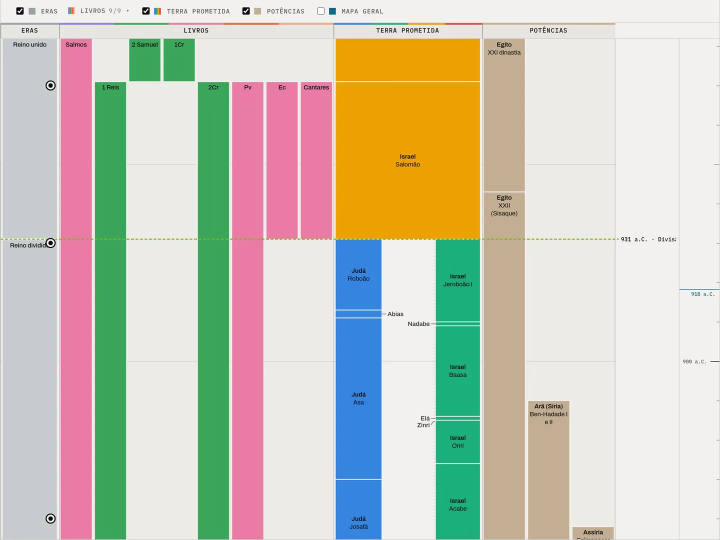
#> input picture frontend/inicio/previa-linha-claro.webp, 1440 x 1080 px, given in place of previa-linha-claro.webp.png, which was not available (shown at 1/2 size)
$ python texto_tess.py ../../../frontend/inicio/previa-linha-claro.webp
#> lines starting #> are read from the running program, lines starting #| are printed output that depends on the picture; after the words box and inside, x2 and y2 are one past the last pixel; in counts of white or black regions, pixels touching at a corner belong together; pictures that were not available may be replaced by others from this repository, and a replacement may not be noted
#> further down, im is the input picture: shape (1080, 1440, 3); mean B, G, R 184.6, 200.3, 202.9
import sys,json,numpy as np,cv2,subprocess,tempfile,os,time
V2='scripts/mapa-geral/.cache/v2/'
def camada(im):
    g=cv2.cvtColor(im,cv2.COLOR_BGR2GRAY)
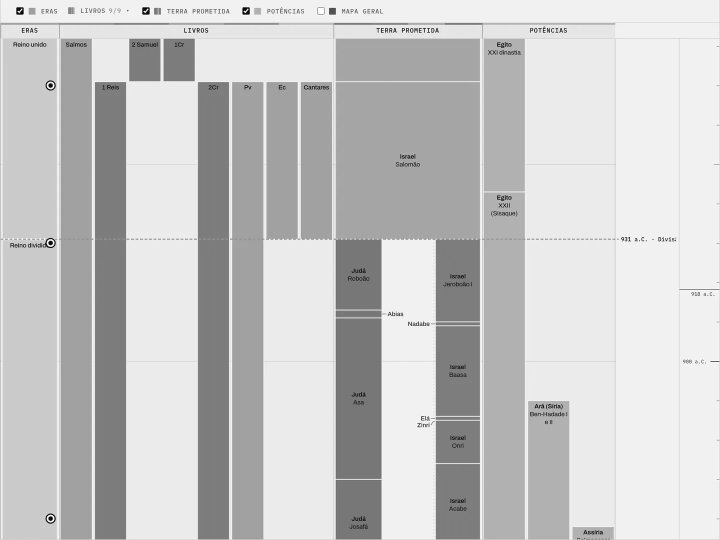
#> g: shape (1080, 1440) (shown at 1/2 size); min 0, max 255, mean 199.1
    k=cv2.getStructuringElement(cv2.MORPH_RECT,(15,15))
    bh=cv2.morphologyEx(g,cv2.MORPH_BLACKHAT,k); th=cv2.morphologyEx(g,cv2.MORPH_TOPHAT,k)
#> after `th = cv2.morphologyEx(g, cv2.MORPH_TOPHAT, k)`:
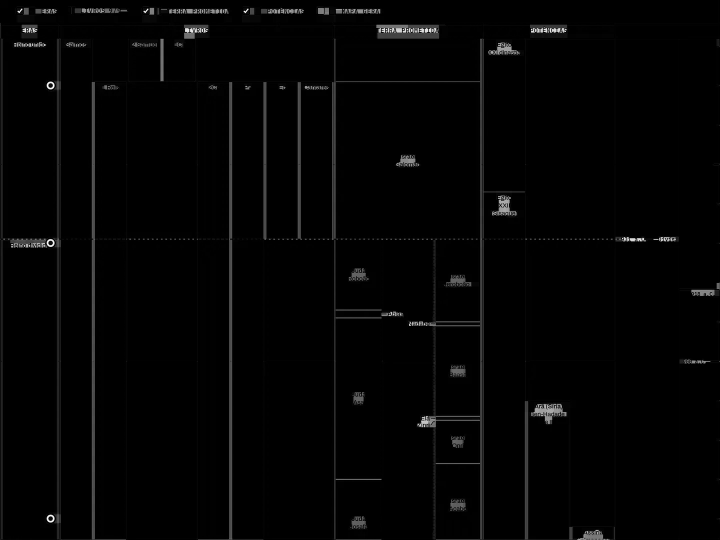
#> th: shape (1080, 1440) (shown at 1/2 size); min 0, max 255, mean 3.9
    tinta=np.zeros(g.shape,np.uint8)
    for m,cond in ((bh,g<=125),(th,g>=195)):
        b=((m>40)&cond).astype(np.uint8)
        n,lab,st,_=cv2.connectedComponentsWithStats(b,connectivity=8)
        keep=np.zeros(n,bool)
        for i in range(1,n):
            x,y,w,h,a=st[i]
            if 3<=h<=40 and w<=60 and a>=4 and a<=0.9*w*h+5: keep[i]=True
        # intensidade proporcional ao contraste (antialias preservada)
        tinta=np.maximum(tinta,np.where(keep[lab],np.clip(m.astype(int)*2,0,255),0).astype(np.uint8))
#> this loop made 2 passes
#> n on passes 1 to 2: 388, 544
#> pass 1, in camada, `b=((m>40)&cond).astype(np.uint8)`:
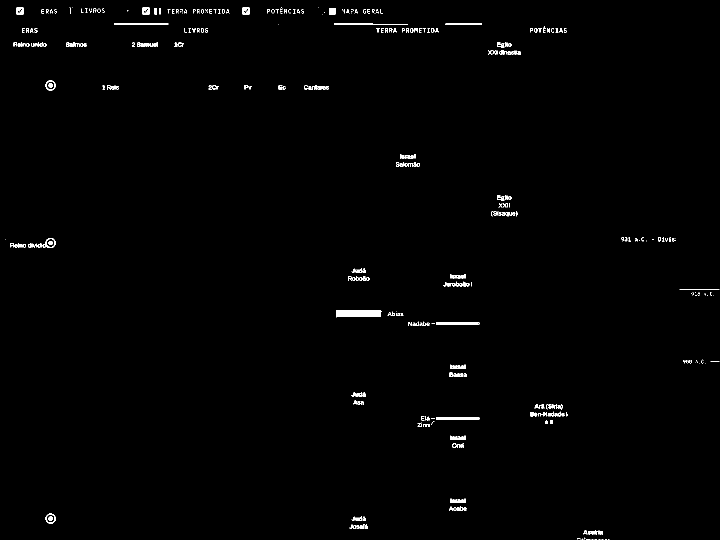
#> b: shape (1080, 1440) (shown at 1/2 size); values 0 (black) and 1 (white), 0.77% white in thin lines or dots
#> pass 1, in camada, `n,lab,st,_=cv2.connectedComponentsWithStats(b,connectivity=8)`:
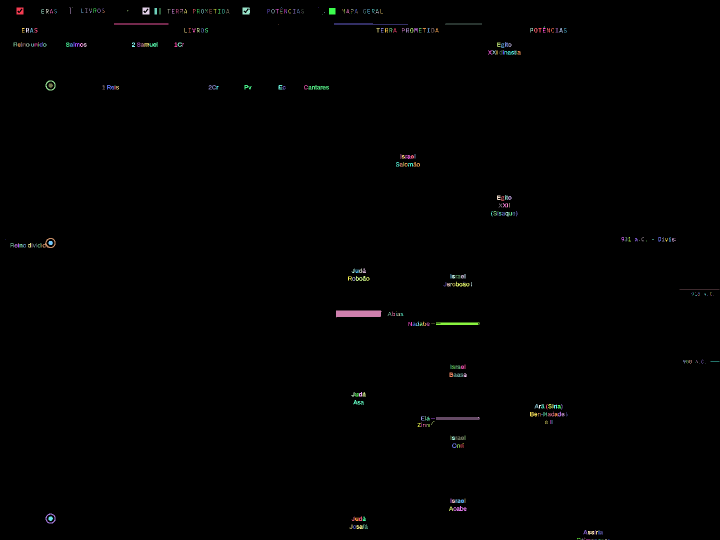
#> lab: shape (1080, 1440) int32 (shown at 1/2 size); 388 distinct labels, from 0 to 387; one colour per label, 0 black
#> pass 2, in camada, `b=((m>40)&cond).astype(np.uint8)`:
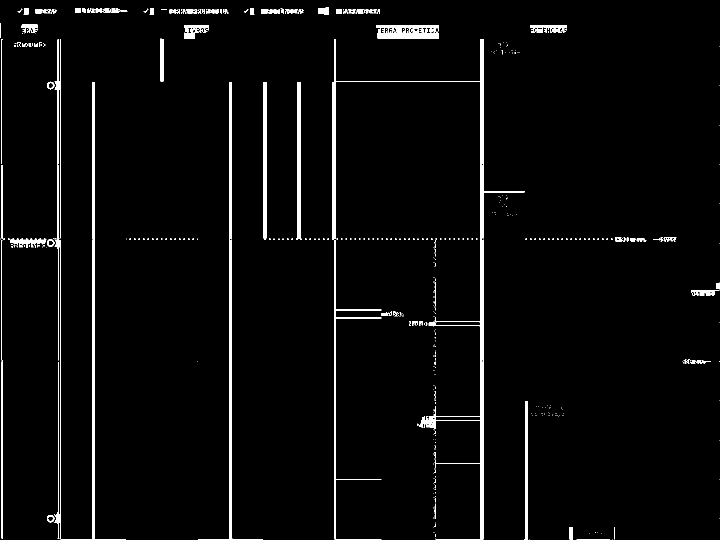
#> b: shape (1080, 1440) (shown at 1/2 size); values 0 (black) and 1 (white), 3% white; 543 white regions (440 under 20 px), largest, box (x1, y1, x2, y2) and area: (668, 78, 964, 1080) 6920, (122, 164, 252, 1080) 5612, (396, 164, 526, 1080) 5610
#> after the loop:
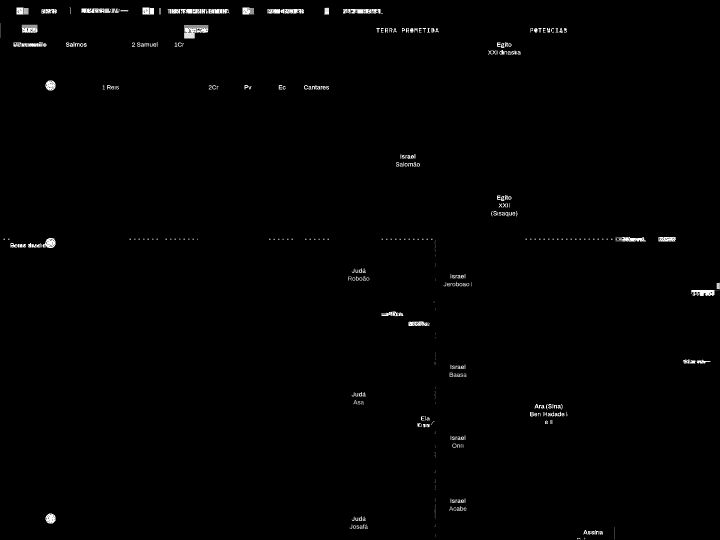
#> tinta: shape (1080, 1440) (shown at 1/2 size); min 0, max 255, mean 2.2
    return 255-tinta
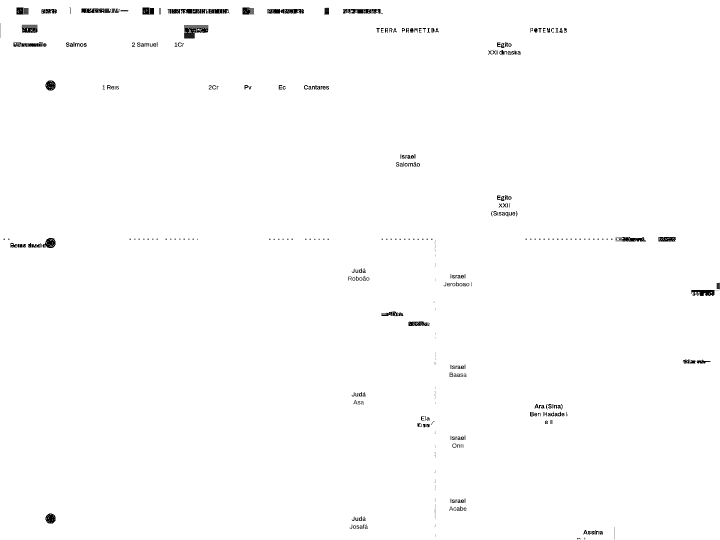
#> returned value: shape (1080, 1440) (shown at 1/2 size); min 0, max 255, mean 252.8
def ocr(img,psm=11):
#> called with psm = 11
    with tempfile.TemporaryDirectory() as d:
        p=os.path.join(d,'t.png'); cv2.imwrite(p,img)
#> (the run stopped early here; a loop or call above may not have finished)
